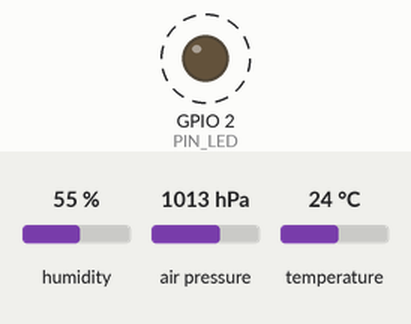
Bench run of a sketch on a simulated ESP32. Shown: output pins drawn as LEDs (lit = HIGH). Wiring (inferred from the names in the program): BME280 sensor at I2C address 0x76. Dashed ring = blinking. The test bench sets the inputs (shaded band); at power-on: humidity 55 %, air pressure 1013 hPa, temperature 24 °C. No CAN messages arrive unless stated; what the sketch prints to the serial monitor is not drawn.

Above: at 0.7 s.
Timing chart, 0 to 3.5 s (numbered marks = the images above):
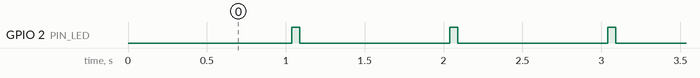

Measured:
- by itself, GPIO 2 (PIN_LED): alternates HIGH for 0.05 s and LOW for 0.95 s

The sketch:

Stage2_Sensor_Node.ino
```cpp
// Stage2_Sensor_Node.ino  (upload to ESP32 #1)
// EnviroNode sensor node: reads the BME280 with our own I2C driver and sends the
// readings plus a heartbeat over CAN bus to the gateway node.
//
// FreeRTOS tasks:
//   sensorTask    reads the BME280 every second
//   canTxTask     sends ENV_DATA and HEARTBEAT frames every second
//   canHealthTask watches the CAN controller and recovers from "bus off"
//
// No extra libraries needed: CAN uses the ESP32's built-in TWAI controller.
// Board: Tools > Board > esp32 > "ESP32 Dev Module"

#include <Wire.h>
#include "driver/twai.h"
#include "config.h"
#include "can_protocol.h"
#include "BME280Driver.h"

BME280Driver bme;

EnvData latest = {NAN, NAN, NAN, 0, 0};
SemaphoreHandle_t dataMutex;
volatile bool sensorOk = false;
volatile uint32_t framesSent = 0;
volatile uint32_t framesFailed = 0;

// ---------- CAN setup ----------
bool canBegin() {
  twai_general_config_t g = TWAI_GENERAL_CONFIG_DEFAULT((gpio_num_t)PIN_CAN_TX, (gpio_num_t)PIN_CAN_RX, TWAI_MODE_NORMAL);
  g.tx_queue_len = 10;
  twai_timing_config_t t = TWAI_TIMING_CONFIG_500KBITS();
  twai_filter_config_t f = TWAI_FILTER_CONFIG_ACCEPT_ALL();
  if (twai_driver_install(&g, &t, &f) != ESP_OK) return false;
  return twai_start() == ESP_OK;
}

bool canSend(uint32_t id, const uint8_t *data, uint8_t len) {
  twai_message_t msg = {};
  msg.identifier = id;
  msg.data_length_code = len;
  memcpy(msg.data, data, len);
  if (twai_transmit(&msg, pdMS_TO_TICKS(50)) == ESP_OK) {
    framesSent++;
    return true;
  }
  framesFailed++;
  return false;
}

// ---------- Task 1: read the sensor ----------
void sensorTask(void *) {
  for (;;) {
    float t, h, p;
    bool ok = bme.read(t, h, p);
    if (ok) {
      xSemaphoreTake(dataMutex, portMAX_DELAY);
      latest.tempC = t;
      latest.humidity = h;
      latest.pressureHpa = p;
      xSemaphoreGive(dataMutex);
    }
    sensorOk = ok;
    vTaskDelay(pdMS_TO_TICKS(SENSOR_PERIOD_MS));
  }
}

// ---------- Task 2: send data and heartbeat over CAN ----------
void canTxTask(void *) {
  uint8_t seq = 0;
  uint32_t lastEnv = 0, lastBeat = 0;
  for (;;) {
    uint32_t now = millis();
    uint8_t status = sensorOk ? STATUS_SENSOR_OK : 0;

    if (now - lastEnv >= ENV_TX_PERIOD_MS) {
      lastEnv = now;
      if (sensorOk) {
        EnvData d;
        xSemaphoreTake(dataMutex, portMAX_DELAY);
        d = latest;
        xSemaphoreGive(dataMutex);
        d.sequence = seq++;
        d.status = status;
        uint8_t buf[8];
        encodeEnv(d, buf);
        if (canSend(CAN_ID_ENV_DATA, buf, 8)) {
          digitalWrite(PIN_LED, HIGH);
          Serial.printf("[CAN TX] ENV #%u  %.2f C  %.2f %%  %.1f hPa\n", d.sequence, d.tempC, d.humidity, d.pressureHpa);
        }
      }
    }

    if (now - lastBeat >= HEARTBEAT_PERIOD_MS) {
      lastBeat = now;
      uint8_t hb[5];
      hb[0] = status;
      put32(&hb[1], millis() / 1000);
      canSend(CAN_ID_HEARTBEAT, hb, 5);   // heartbeat goes out even if the sensor fails
    }

    vTaskDelay(pdMS_TO_TICKS(50));
    digitalWrite(PIN_LED, LOW);
  }
}

// ---------- Task 3: CAN health and recovery ----------
void canHealthTask(void *) {
  for (;;) {
    twai_status_info_t s;
    if (twai_get_status_info(&s) == ESP_OK) {
      if (s.state == TWAI_STATE_BUS_OFF) {
        Serial.println("[CAN] Bus off (too many errors). Starting recovery.");
        twai_initiate_recovery();
      } else if (s.state == TWAI_STATE_STOPPED) {
        Serial.println("[CAN] Recovered, restarting controller.");
        twai_start();
      } else if (s.tx_error_counter > 96) {
        Serial.println("[CAN] Frames not acknowledged. Is the gateway connected and running?");
      }
      Serial.printf("[CAN] sent=%lu failed=%lu txErr=%lu rxErr=%lu sensor=%s\n",
                    (unsigned long)framesSent, (unsigned long)framesFailed,
                    (unsigned long)s.tx_error_counter, (unsigned long)s.rx_error_counter,
                    sensorOk ? "OK" : "ERROR");
    }
    vTaskDelay(pdMS_TO_TICKS(HEALTH_PERIOD_MS));
  }
}

void setup() {
  Serial.begin(115200);
  delay(500);
  Serial.println("\n=== EnviroNode Sensor Node (ESP32 #1) ===");
  pinMode(PIN_LED, OUTPUT);
  dataMutex = xSemaphoreCreateMutex();

  Wire.begin(PIN_I2C_SDA, PIN_I2C_SCL);
  sensorOk = bme.begin(Wire);
  if (!sensorOk) Serial.println("[BME280] Not ready. Heartbeats will still be sent with status = error.");

  if (!canBegin()) {
    Serial.println("[CAN] Driver failed to start. Check pins in config.h.");
    while (true) { digitalWrite(PIN_LED, !digitalRead(PIN_LED)); delay(100); }  // fast blink = fatal error
  }
  Serial.println("[CAN] Started at 500 kbit/s");

  xTaskCreatePinnedToCore(sensorTask,    "sensor",    4096, NULL, 3, NULL, 1);
  xTaskCreatePinnedToCore(canTxTask,     "canTx",     4096, NULL, 3, NULL, 1);
  xTaskCreatePinnedToCore(canHealthTask, "canHealth", 4096, NULL, 1, NULL, 0);
}

void loop() {
  vTaskDelay(pdMS_TO_TICKS(1000));
}
```

can_protocol.h
```cpp
// can_protocol.h
// The "language" both nodes speak on the CAN bus.
// This file must be identical in Stage2_Sensor_Node and Stage2_Gateway_Node.
//
// CAN bus speed: 500 kbit/s, standard 11-bit IDs.
//
// ID 0x100  ENV_DATA   (sensor node -> gateway), every 1 s, 8 bytes:
//   byte 0-1  temperature  int16,  degC x 100   (2945 = 29.45 C)
//   byte 2-3  humidity     uint16, %RH x 100    (6120 = 61.20 %), 0xFFFF = no humidity sensor (BMP280)
//   byte 4-5  pressure     uint16, hPa x 10     (10083 = 1008.3 hPa)
//   byte 6    sequence     uint8, counts 0..255 so the gateway can spot lost frames
//   byte 7    status       bit0 = sensor OK
//
// ID 0x101  HEARTBEAT  (sensor node -> gateway), every 1 s, 5 bytes:
//   byte 0    status       bit0 = sensor OK
//   byte 1-4  uptime       uint32, seconds since the sensor node started
//
// If the gateway hears no heartbeat for NODE_TIMEOUT_MS it raises "SENSOR NODE LOST".

#pragma once
#include <Arduino.h>

#define CAN_ID_ENV_DATA    0x100
#define CAN_ID_HEARTBEAT   0x101

#define STATUS_SENSOR_OK   0x01
#define HUMIDITY_NONE      0xFFFF

struct EnvData {
  float tempC;
  float humidity;
  float pressureHpa;
  uint8_t sequence;
  uint8_t status;
};

// Little-endian packing helpers (low byte first)
inline void put16(uint8_t *b, uint16_t v) { b[0] = v & 0xFF; b[1] = v >> 8; }
inline uint16_t get16(const uint8_t *b) { return (uint16_t)b[0] | ((uint16_t)b[1] << 8); }
inline void put32(uint8_t *b, uint32_t v) { for (int i = 0; i < 4; i++) b[i] = (v >> (8 * i)) & 0xFF; }
inline uint32_t get32(const uint8_t *b) {
  return (uint32_t)b[0] | ((uint32_t)b[1] << 8) | ((uint32_t)b[2] << 16) | ((uint32_t)b[3] << 24);
}

// Floats are sent as scaled integers: smaller, and both sides agree exactly on the format.
inline void encodeEnv(const EnvData &d, uint8_t out[8]) {
  put16(&out[0], (uint16_t)(int16_t)lroundf(d.tempC * 100.0f));
  put16(&out[2], isnan(d.humidity) ? HUMIDITY_NONE : (uint16_t)lroundf(d.humidity * 100.0f));
  put16(&out[4], (uint16_t)lroundf(d.pressureHpa * 10.0f));
  out[6] = d.sequence;
  out[7] = d.status;
}

inline EnvData decodeEnv(const uint8_t in[8]) {
  EnvData d;
  d.tempC = (int16_t)get16(&in[0]) / 100.0f;
  uint16_t h = get16(&in[2]);
  d.humidity = (h == HUMIDITY_NONE) ? NAN : h / 100.0f;
  d.pressureHpa = get16(&in[4]) / 10.0f;
  d.sequence = in[6];
  d.status = in[7];
  return d;
}
```

config.h
```cpp
// config.h  (Sensor Node, ESP32 #1)

#pragma once

// I2C: BME280
#define PIN_I2C_SDA   21
#define PIN_I2C_SCL   22

// CAN transceiver (SN65HVD230): ESP32 TX -> CTX, ESP32 RX <- CRX
#define PIN_CAN_TX    17
#define PIN_CAN_RX    16

// Onboard LED: blinks each time a frame is sent successfully
#define PIN_LED       2

// Timing (milliseconds)
#define SENSOR_PERIOD_MS     1000
#define ENV_TX_PERIOD_MS     1000
#define HEARTBEAT_PERIOD_MS  1000
#define HEALTH_PERIOD_MS     2000
```

BME280Driver.cpp
```cpp
// BME280Driver.cpp
// Register-level BME280 driver. Formulas follow section 4.2.3 and 8.2 of the Bosch datasheet.

#include "BME280Driver.h"

bool BME280Driver::begin(TwoWire &wire) {
  _wire = &wire;

  // 1. Find the sensor: it answers at 0x76 or 0x77 depending on the SDO pin.
  const uint8_t candidates[] = {0x76, 0x77};
  _addr = 0;
  for (uint8_t a : candidates) {
    _wire->beginTransmission(a);
    if (_wire->endTransmission() == 0) { _addr = a; break; }
  }
  if (_addr == 0) {
    Serial.println("[BME280] No device found at 0x76 or 0x77. Check wiring.");
    return false;
  }

  // 2. Check the chip ID. 0x60 = BME280. 0x58 = BMP280 (no humidity).
  if (!readRegs(REG_CHIP_ID, &_chipId, 1)) return false;
  if (_chipId == 0x58) {
    Serial.println("[BME280] BMP280 detected: temperature and pressure only, no humidity.");
  } else if (_chipId != 0x60) {
    Serial.printf("[BME280] Unexpected chip ID 0x%02X\n", _chipId);
    return false;
  }

  // 3. Soft reset, then wait until the sensor has copied its calibration into registers.
  writeReg(REG_RESET, 0xB6);
  delay(10);
  uint8_t status = 0;
  for (int i = 0; i < 20; i++) {
    readRegs(REG_STATUS, &status, 1);
    if ((status & 0x01) == 0) break;   // bit 0 "im_update" clears when done
    delay(5);
  }

  // 4. Read the factory calibration values.
  if (!readCalibration()) return false;

  // 5. Configure: humidity x1 oversampling (must be written before ctrl_meas),
  //    temperature x1, pressure x1, normal mode, 1000 ms standby, filter off.
  if (hasHumidity()) writeReg(REG_CTRL_HUM, 0x01);   // the BMP280 has no humidity register
  writeReg(REG_CONFIG, 0xA0);
  writeReg(REG_CTRL_MEAS, 0x27);

  Serial.printf("[BME280] %s found at 0x%02X, chip ID 0x%02X\n", name(), _addr, _chipId);
  delay(20);  // give it time for the first measurement
  return true;
}

bool BME280Driver::read(float &tempC, float &humidityPct, float &pressureHpa) {
  uint8_t d[8] = {0};
  // BME280 has 8 data bytes (pressure, temperature, humidity). BMP280 has 6 (no humidity).
  if (!readRegs(REG_DATA, d, hasHumidity() ? 8 : 6)) return false;

  // Raw values are 20-bit (pressure, temperature) and 16-bit (humidity).
  int32_t adcP = ((int32_t)d[0] << 12) | ((int32_t)d[1] << 4) | (d[2] >> 4);
  int32_t adcT = ((int32_t)d[3] << 12) | ((int32_t)d[4] << 4) | (d[5] >> 4);
  int32_t adcH = ((int32_t)d[6] << 8)  |  d[7];

  // 0x80000 means "no measurement yet"
  if (adcT == 0x80000) return false;

  // Temperature must be calculated first: it sets _tFine, which the others need.
  tempC       = compensateTemp(adcT) / 100.0f;
  pressureHpa = compensatePressure(adcP) / 256.0f / 100.0f;
  humidityPct = hasHumidity() ? compensateHumidity(adcH) / 1024.0f : NAN;
  return true;
}

// ---------- I2C helpers ----------

bool BME280Driver::writeReg(uint8_t reg, uint8_t value) {
  _wire->beginTransmission(_addr);
  _wire->write(reg);
  _wire->write(value);
  return _wire->endTransmission() == 0;
}

bool BME280Driver::readRegs(uint8_t reg, uint8_t *buf, size_t len) {
  _wire->beginTransmission(_addr);
  _wire->write(reg);                              // tell the sensor which register to start from
  if (_wire->endTransmission(false) != 0) return false;   // repeated start, keep the bus
  size_t got = _wire->requestFrom((uint16_t)_addr, (size_t)len, true);
  if (got != len) return false;
  for (size_t i = 0; i < len; i++) buf[i] = _wire->read();
  return true;
}

bool BME280Driver::readCalibration() {
  uint8_t a[26];
  uint8_t b[7] = {0};
  if (!readRegs(REG_CALIB_A, a, 26)) return false;
  if (hasHumidity() && !readRegs(REG_CALIB_B, b, 7)) return false;   // humidity calibration (BME280 only)

  // Values are stored little-endian (low byte first).
  dig_T1 = (uint16_t)(a[1] << 8 | a[0]);
  dig_T2 = (int16_t)(a[3] << 8 | a[2]);
  dig_T3 = (int16_t)(a[5] << 8 | a[4]);
  dig_P1 = (uint16_t)(a[7] << 8 | a[6]);
  dig_P2 = (int16_t)(a[9] << 8 | a[8]);
  dig_P3 = (int16_t)(a[11] << 8 | a[10]);
  dig_P4 = (int16_t)(a[13] << 8 | a[12]);
  dig_P5 = (int16_t)(a[15] << 8 | a[14]);
  dig_P6 = (int16_t)(a[17] << 8 | a[16]);
  dig_P7 = (int16_t)(a[19] << 8 | a[18]);
  dig_P8 = (int16_t)(a[21] << 8 | a[20]);
  dig_P9 = (int16_t)(a[23] << 8 | a[22]);
  dig_H1 = a[25];                                       // register 0xA1

  dig_H2 = (int16_t)(b[1] << 8 | b[0]);                 // 0xE1, 0xE2
  dig_H3 = b[2];                                        // 0xE3
  dig_H4 = (int16_t)(((int8_t)b[3]) * 16) | (b[4] & 0x0F);   // 0xE4, 0xE5[3:0]
  dig_H5 = (int16_t)(((int8_t)b[5]) * 16) | (b[4] >> 4);     // 0xE6, 0xE5[7:4]
  dig_H6 = (int8_t)b[6];                                // 0xE7
  return true;
}

// ---------- Compensation formulas (from the datasheet) ----------

int32_t BME280Driver::compensateTemp(int32_t adcT) {
  int32_t var1 = ((((adcT >> 3) - ((int32_t)dig_T1 << 1))) * ((int32_t)dig_T2)) >> 11;
  int32_t var2 = (((((adcT >> 4) - ((int32_t)dig_T1)) * ((adcT >> 4) - ((int32_t)dig_T1))) >> 12) *
                  ((int32_t)dig_T3)) >> 14;
  _tFine = var1 + var2;
  return (_tFine * 5 + 128) >> 8;
}

uint32_t BME280Driver::compensatePressure(int32_t adcP) {
  int64_t var1 = ((int64_t)_tFine) - 128000;
  int64_t var2 = var1 * var1 * (int64_t)dig_P6;
  var2 = var2 + ((var1 * (int64_t)dig_P5) << 17);
  var2 = var2 + (((int64_t)dig_P4) << 35);
  var1 = ((var1 * var1 * (int64_t)dig_P3) >> 8) + ((var1 * (int64_t)dig_P2) << 12);
  var1 = (((((int64_t)1) << 47) + var1)) * ((int64_t)dig_P1) >> 33;
  if (var1 == 0) return 0;   // avoid division by zero
  int64_t p = 1048576 - adcP;
  p = (((p << 31) - var2) * 3125) / var1;
  var1 = (((int64_t)dig_P9) * (p >> 13) * (p >> 13)) >> 25;
  var2 = (((int64_t)dig_P8) * p) >> 19;
  p = ((p + var1 + var2) >> 8) + (((int64_t)dig_P7) << 4);
  return (uint32_t)p;
}

uint32_t BME280Driver::compensateHumidity(int32_t adcH) {
  int32_t v = (_tFine - ((int32_t)76800));
  v = (((((adcH << 14) - (((int32_t)dig_H4) << 20) - (((int32_t)dig_H5) * v)) + ((int32_t)16384)) >> 15) *
       (((((((v * ((int32_t)dig_H6)) >> 10) * (((v * ((int32_t)dig_H3)) >> 11) + ((int32_t)32768))) >> 10) +
          ((int32_t)2097152)) * ((int32_t)dig_H2) + 8192) >> 14));
  v = (v - (((((v >> 15) * (v >> 15)) >> 7) * ((int32_t)dig_H1)) >> 4));
  v = (v < 0 ? 0 : v);
  v = (v > 419430400 ? 419430400 : v);
  return (uint32_t)(v >> 12);
}
```

BME280Driver.h
```cpp
// BME280Driver.h
// A small BME280 / BMP280 driver written from the Bosch datasheets.
// BME280 (chip ID 0x60): temperature, humidity, pressure.
// BMP280 (chip ID 0x58): temperature and pressure only (humidity is reported as NAN).
// It talks to the sensor register by register over I2C, without the Adafruit library.

#pragma once
#include <Arduino.h>
#include <Wire.h>

class BME280Driver {
public:
  // Finds the sensor at 0x76 or 0x77, checks its chip ID,
  // reads the calibration data and starts measuring.
  bool begin(TwoWire &wire);

  // Reads one set of values. Returns false if the I2C read fails.
  // On a BMP280, humidityPct is set to NAN (not a number) because the chip has no humidity sensor.
  bool read(float &tempC, float &humidityPct, float &pressureHpa);

  uint8_t address() const { return _addr; }
  uint8_t chipId() const { return _chipId; }
  bool hasHumidity() const { return _chipId == 0x60; }
  const char *name() const { return hasHumidity() ? "BME280" : "BMP280"; }

private:
  // Register addresses from the datasheet
  static const uint8_t REG_CHIP_ID   = 0xD0;  // should read 0x60 for BME280
  static const uint8_t REG_RESET     = 0xE0;  // write 0xB6 to reset
  static const uint8_t REG_CTRL_HUM  = 0xF2;
  static const uint8_t REG_STATUS    = 0xF3;
  static const uint8_t REG_CTRL_MEAS = 0xF4;
  static const uint8_t REG_CONFIG    = 0xF5;
  static const uint8_t REG_DATA      = 0xF7;  // 8 bytes: pressure(3), temp(3), humidity(2)
  static const uint8_t REG_CALIB_A   = 0x88;  // 26 bytes
  static const uint8_t REG_CALIB_B   = 0xE1;  // 7 bytes

  bool writeReg(uint8_t reg, uint8_t value);
  bool readRegs(uint8_t reg, uint8_t *buf, size_t len);
  bool readCalibration();

  int32_t  compensateTemp(int32_t adcT);       // returns 0.01 degC
  uint32_t compensatePressure(int32_t adcP);   // returns Pa * 256
  uint32_t compensateHumidity(int32_t adcH);   // returns %RH * 1024

  TwoWire *_wire = nullptr;
  uint8_t  _addr = 0;
  uint8_t  _chipId = 0;
  int32_t  _tFine = 0;

  // Factory calibration values stored inside each sensor
  uint16_t dig_T1; int16_t dig_T2, dig_T3;
  uint16_t dig_P1; int16_t dig_P2, dig_P3, dig_P4, dig_P5, dig_P6, dig_P7, dig_P8, dig_P9;
  uint8_t  dig_H1, dig_H3; int16_t dig_H2, dig_H4, dig_H5; int8_t dig_H6;
};
```
